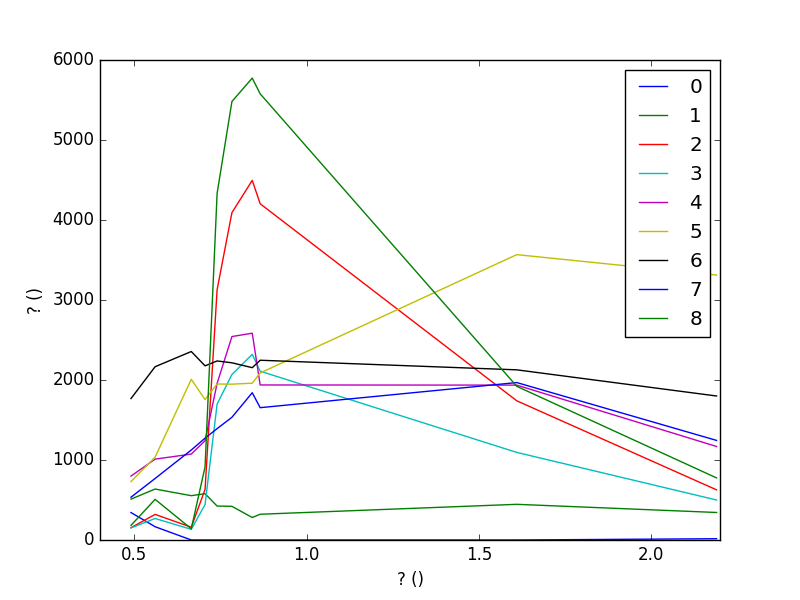

This figure's Python source:

import matplotlib.pyplot as plt
from csv import reader


with open('sample.csv', 'r') as f:
    data = list(reader(f))

with open('bandes.csv', 'r') as f:
    bandes = list(reader(f))

obs = [i[4:14] for i in data[1::]]
legend = [i[3] for i in data[1::]]


for i in range(len(obs)):
	#plt.plot(bandes, obs[i], label=str(legend[i]))
	plt.plot(bandes, obs[i], label=str(i))
plt.legend()

plt.xlabel('? ()')
plt.ylabel('? ()')

#plt.show()
plt.savefig('plot.png')
